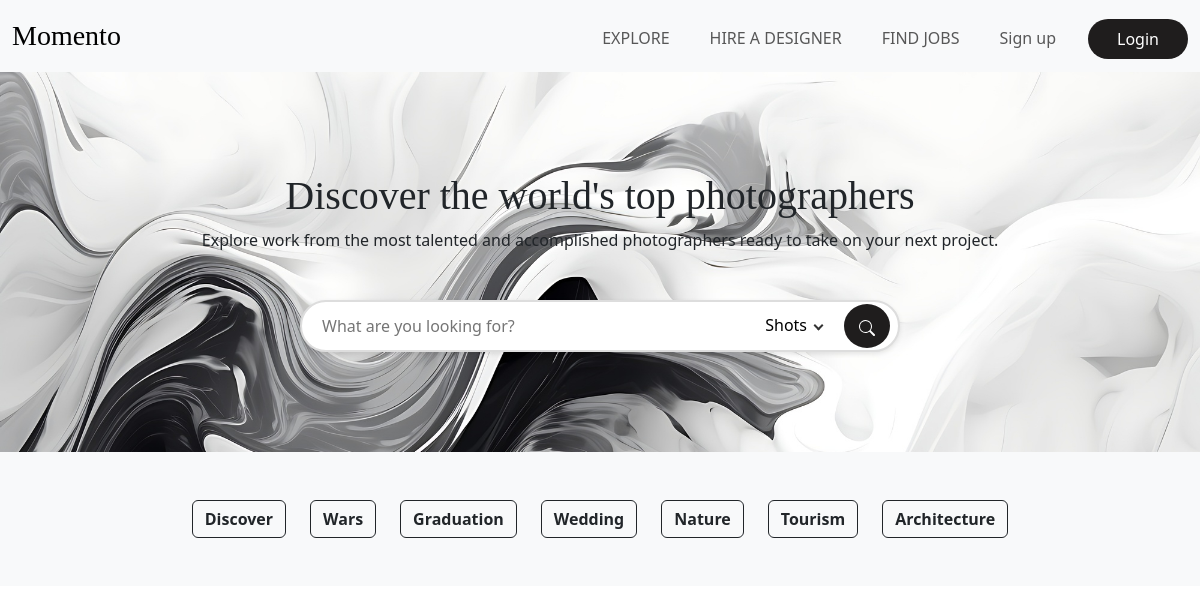
/explore.php, run on an earlier commit of the app's database.
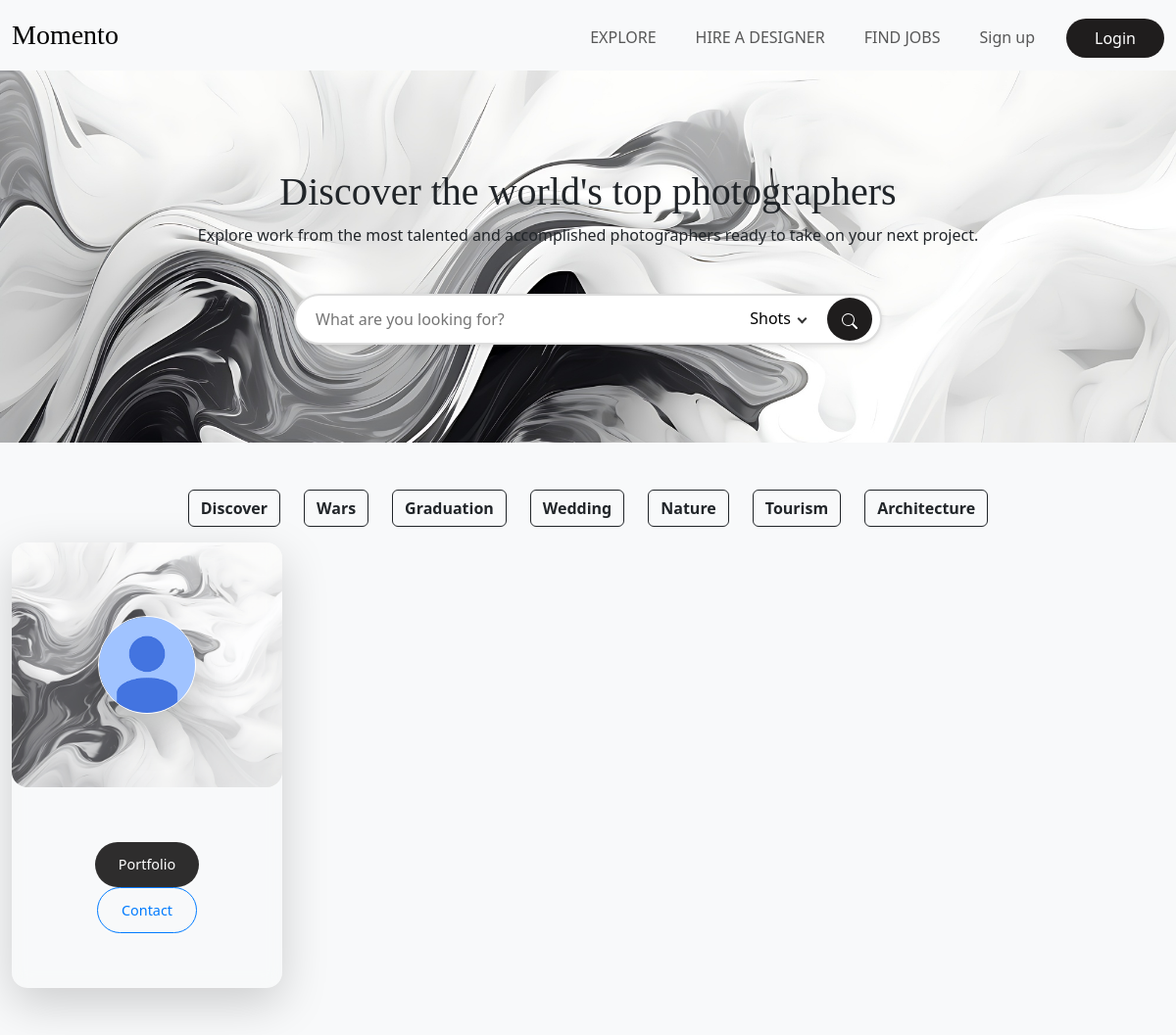
And on a later commit of the database.
### tables this page shows
CREATE TABLE `business_profiles` (
  `id` int(11) NOT NULL,
  `business_name` varchar(256) NOT NULL,
  `gender` enum('not specifed','male','female') DEFAULT 'not specifed',
  `contact_number` varchar(15) DEFAULT NULL,
  `social_links` longtext DEFAULT NULL CHECK (json_valid(`social_links`)),
  `bio` varchar(512) NOT NULL,
  `created_at` timestamp NOT NULL DEFAULT current_timestamp(),
  `updated_at` timestamp NOT NULL DEFAULT current_timestamp() ON UPDATE current_timestamp()
);

CREATE TABLE `accounts` (
  `id` int(11) NOT NULL,
  `username` varchar(128) NOT NULL,
  `email` varchar(128) NOT NULL,
  `password` varchar(128) NOT NULL,
  `account_type` enum('user','business') NOT NULL,
  `picture` varchar(512) NOT NULL DEFAULT 'Uploads/ProfilePicture/img_1.jpg',
  `location` varchar(128) NOT NULL,
  `provider` enum('local','google','facebook') NOT NULL,
  `provider_id` varchar(255) DEFAULT NULL,
  `created_at` timestamp NOT NULL DEFAULT current_timestamp(),
  `updated_at` timestamp NOT NULL DEFAULT current_timestamp() ON UPDATE current_timestamp()
);

### explore.php (the view, shortened to what this page needs)
<!DOCTYPE html>
<html lang="en">
<head>
    </head>
    <body>
	<?php require("header.php"); ?>
  <div class="hero-section">
      <div class="container">
          <h1 class="display-10 slide-in"style=" font-family: Dancing Script, cursive;">Discover the world's top photographers</h1>
          <p class="text-xl scale-up ">Explore work from the most talented and accomplished photographers ready to take on your next project.</p>
              <div class="container mt-5">
              <div class="search-container">
                  <input class="search-input" type="search" placeholder="What are you looking for?" aria-label="Search">
				<div class="search-dropdown">
					<button class="search-dropdown-btn">
						Shots
						<span class="arrow"></span>
					</button>
				</div>
                  <button class="search-button" type="submit">
					  <svg xmlns="http://www.w3.org/2000/svg" width="16" height="16" fill="currentColor" class="bi bi-search" viewBox="0 0 16 16">
					  <path d="M11.742 10.344a6.5 6.5 0 1 0-1.397 1.398h-.001q.044.06.098.115l3.85 3.85a1 1 0 0 0 1.415-1.414l-3.85-3.85a1 1 0 0 0-.115-.1zM12 6.5a5.5 5.5 0 1 1-11 0 5.5 5.5 0 0 1 11 0"/>
					  </svg>
				  </button>
              </div>
              </div>
      </div>
  </div>
      <div class="container-fluid bg-light py-5">
  <div class="d-flex gap-4 text-center ">
  <div class="mx-auto d-flex gap-4 fw-bold ">
<button class="btn btn-outline-dark fw-bold">Discover</button>
<button class="btn btn-outline-dark fw-bold">Wars</button>
<button class="btn btn-outline-dark fw-bold">Graduation</button>
<button class="btn btn-outline-dark fw-bold">Wedding</button>
<button class="btn btn-outline-dark fw-bold">Nature</button>
<button class="btn btn-outline-dark fw-bold">Tourism</button>
<button class="btn btn-outline-dark fw-bold">Architecture</button>
</div>
</div>
    <div class="row">
		<?php
			$stmt = $pdo->prepare('select business_name,bio,location,accounts.picture from business_profiles join accounts on business_profiles.id = accounts.id order by rand() limit 20');
			$stmt->execute();
			$result = $stmt->fetchAll(PDO::FETCH_ASSOC);
			foreach ($result as $row) {
			echo '<div class="col-md-3 mt-3">
				  <div class="card photographer-card position-relative bg-light bg-opacity-50 border-0 rounded-4 shadow-lg"
					   style="backdrop-filter: blur(10px);">
					<div class="position-relative">
					  <img src="img/test.jpg" alt="Photographer Profile" class="card-img-top rounded-4" style="opacity:0.7">
					  <div class="position-absolute top-50 start-50 translate-middle">
						<img src="'.$row["picture"].'" alt="Profile Picture"
							 class="rounded-circle border border-white shadow-lg"
							 style="width: 100px; height: 100px; object-fit: cover;">
					  </div>
					</div>
					<div class="card-body text-center">
					  <h5 class="card-title">'.$row["business_name"].'</h5>
					  <p class="card-text">
						'.$row["bio"].'
					  </p>
					  <div class="d-grid gap-2 d-md-block">
						<a href="#" class="btn btn-primary">Portfolio</a>
						<a href="#" class="btn btn-outline-primary">Contact</a>
					  </div>
					</div>
				  </div>
				</div>';
			}
			?>
    </div>
</body>
</html>

### header.php (shortened to what this page needs)
<!DOCTYPE html>
<html lang="en">
<head>
<link href="https://cdn.jsdelivr.net/npm/bootstrap@5.3.3/dist/css/bootstrap.min.css" rel="stylesheet">
</head>
<nav class="navbar navbar-expand-lg navbar-light bg-light navSticky">
       <div class="container-fluid">
           <a class="navbar-brand fs-3" href="index.php" style="font-family: Dancing Script, cursive;font-size:20px;">Momento</a>
           <div class="collapse navbar-collapse " id="navbarNav">
               <ul class="navbar-nav ms-auto gap-4 align-items-center">
                   <li class="nav-item">
                       <a class="nav-link" href="explorephotos.php">EXPLORE</a>
                   </li>
                   <li class="nav-item">
                       <a class="nav-link" href="#">HIRE A DESIGNER</a>
                   </li>
                   <li class="nav-item">
                       <a class="nav-link" href="#">FIND JOBS</a>
                   </li>
				<?php
				if(!isset($_SESSION['data'])){
					echo '	<li class="nav-item">
								<a class="nav-link" href="account/register.php">Sign up</a>
							</li>
							<li class="login">
								<a class="nav-link text-white text-center" href="account/login.php">Login</a>
							</li>';
				}
				?>
               </ul>
           </div>
       </div>
   </nav>

### explore.php (style rules this page uses)
.hero-section { padding: 100px 0; text-align: center; background-image: url('./img/test.jpg'); background-size: cover; background-repeat: no-repeat; }
.search-container { position: relative; max-width: 600px; margin: 0 auto; }
.search-input { width: 100%; padding: 12px 20px; border: 2px solid #ddd; border-radius: 30px; font-size: 16px; transition: all 0.3s ease; box-shadow: 0 2px 5px rgba(0, 0, 0, 0.1); }
.search-button { position: absolute; right: 10px; top: 50%; transform: translateY(-50%); background:rgb(31, 29, 29); color: white; border: none; padding: 10px 15px ; border-radius: 100%; cursor: pointer; transition: background 0.3s ease; }
.photographer-card { max-width: 400px; margin: 0 auto; border: none; border-radius: 15px; overflow: hidden; box-shadow: 0 4px 15px rgba(0, 0, 0, 0.1); transition: transform 0.3s ease, box-shadow 0.3s ease; background: #fff; }
.photographer-card img { width: 100%; height: 250px; object-fit: cover; }
.photographer-card .card-body { padding: 2rem; text-align: center; }
.photographer-card .btn { font-size: 0.9rem; font-weight: 500; padding: 0.75rem 1.5rem; border-radius: 25px; transition: all 0.3s ease; }
.photographer-card .btn-primary { background-color:rgb(46, 45, 45); border: none; }
.photographer-card .btn-outline-primary { border-color: #007bff; color: #007bff; }
.search-dropdown { position: absolute; right:60px; top:3px; background-color: transparent; text-align:left; }
.search-dropdown-btn { background: white; padding: 10px 18px; font-size: 16px; border: 0px solid #ddd; border-radius: 6px; cursor: pointer; display: flex; align-items: center; gap: 8px; transition: background 0.3s; }
.arrow { width: 7px; height: 7px; border-left: 2px solid #333; border-bottom: 2px solid #333; transform: rotate(-45deg); transition: transform 0.3s ease; }

### header.php (style rules this page uses)
.navSticky { position: sticky; text-align: center; top:0; z-index:1020; padding-top:10px; padding-bottom:10px; }
.login { background:rgb(31, 29, 29); border-radius: 20px; cursor: pointer; margin-top:5px; transition: background 0.3s ease; width:100px; }
.navbar-nav .nav-item .nav-link { position: relative; padding-bottom: 5px; }
.navbar-nav .nav-item .nav-link::after { content: ''; position: absolute; left: 0; bottom: 0; width: 0; height: 2px; background-color:rgb(0, 0, 0); transition: width 0.3s ease; }

What changed in the data, as far as the page shows it:
added business_profiles: accounts.picture (picture)
